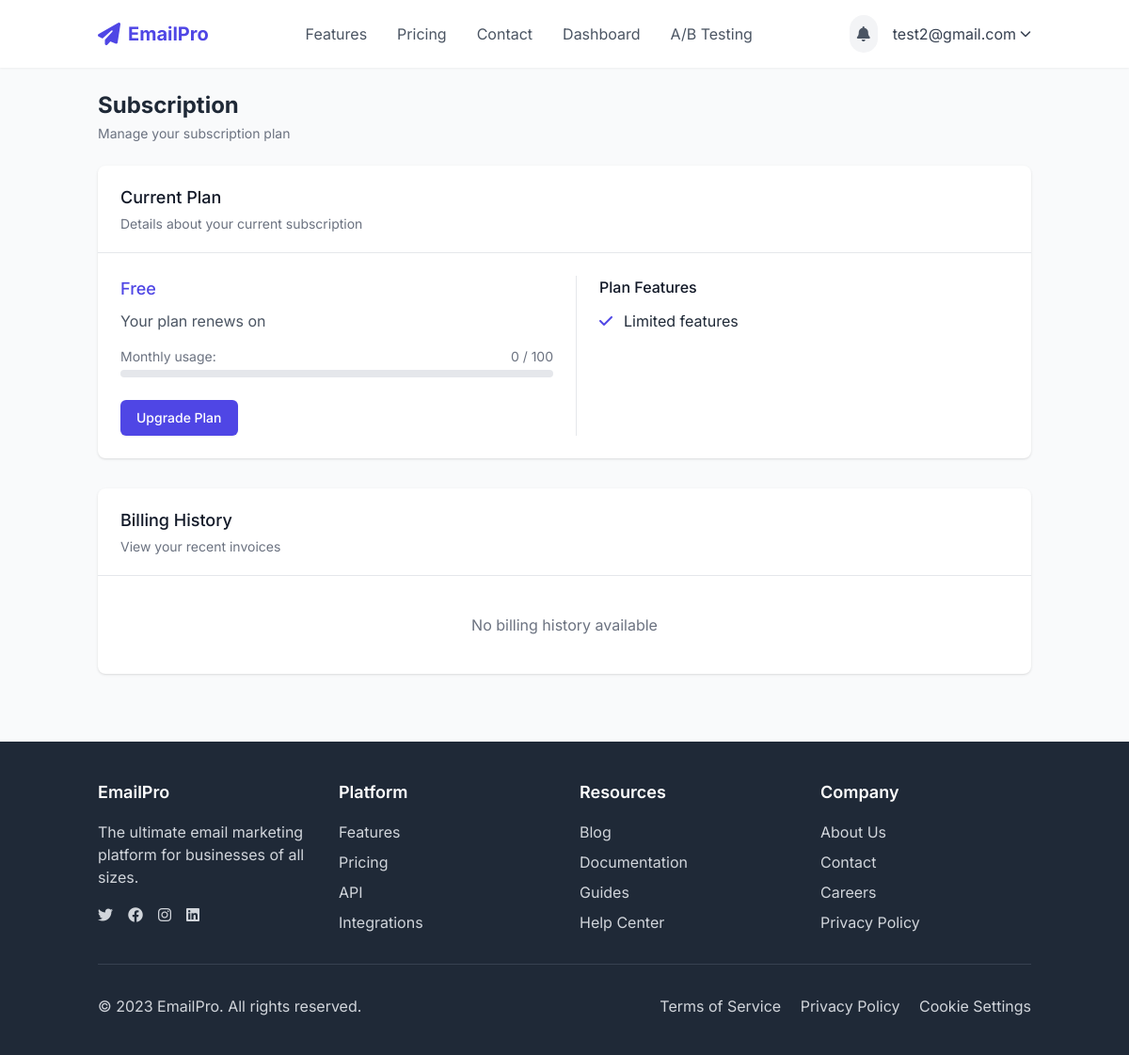
Page /accounts/subscription/ (signed in) on the earlier database version.
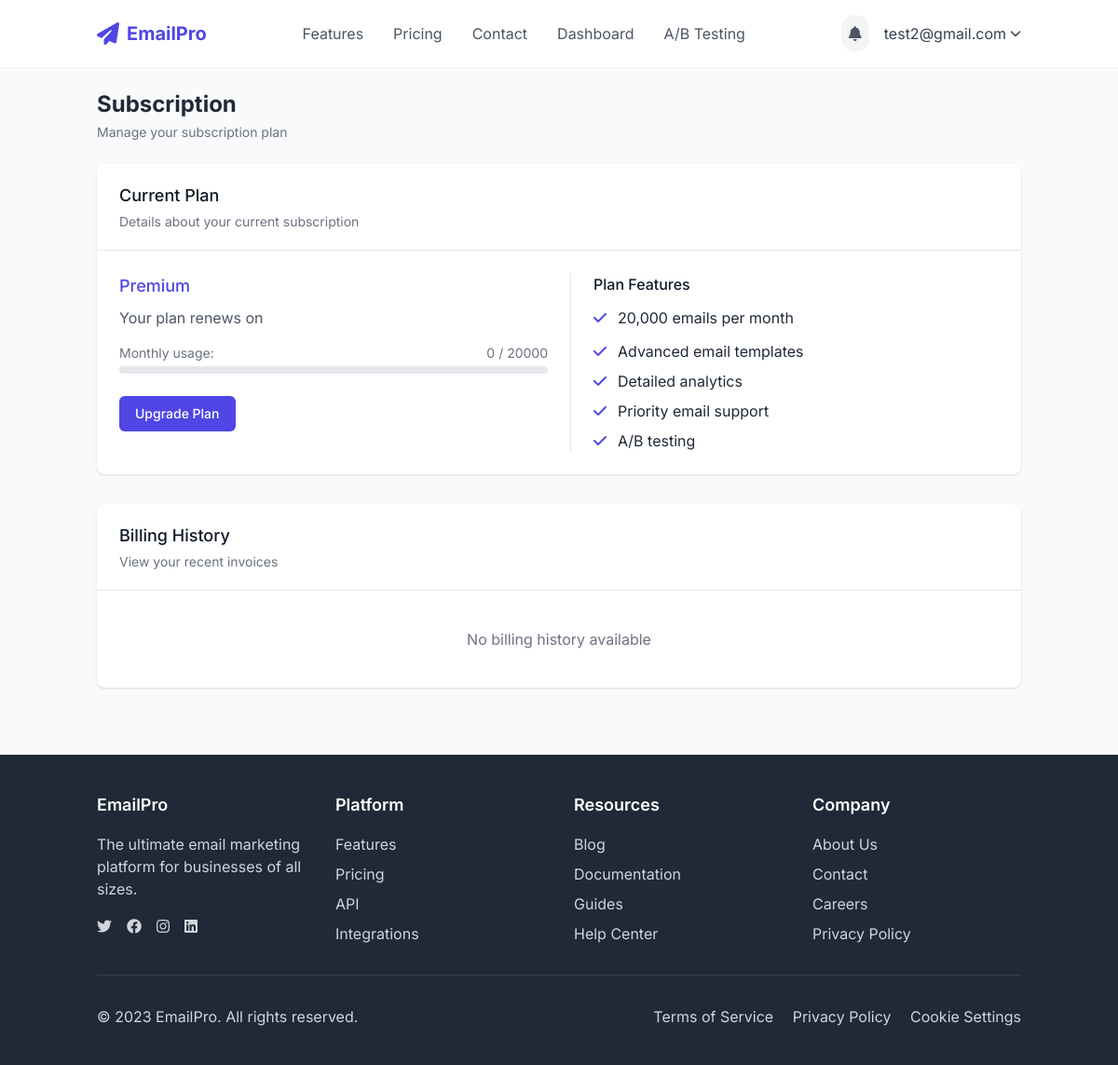
Same page on the later database version.
### users/models.py (models this page shows, shortened)
class CustomUser(AbstractUser):
    email = models.EmailField(_('email address'), unique=True)
    company_name = models.CharField(max_length=255, blank=True)
    profile_image = models.ImageField(upload_to='profile_images/', blank=True, null=True)
    subscription_plan = models.CharField(
        max_length=20,
        choices=[
            ('free', 'Free'),
            ('basic', 'Basic'),
            ('premium', 'Premium'),
            ('enterprise', 'Enterprise'),
        ],
        default='free'
    )
    usage_quota = models.PositiveIntegerField(default=100)  # Number of emails allowed to send
    is_verified = models.BooleanField(default=False)
    USERNAME_FIELD = 'email'
    REQUIRED_FIELDS = ['username']

### users/views.py (the view)
# urls.py: path('subscription/', views.subscription, name='subscription'),
@login_required
def subscription(request):
    return render(request, 'users/subscription.html', {'user': request.user})

### templates/users/subscription.html (shortened to what the changed rows need)
{% extends 'base.html' %}
{% load static %}
{% block content %}
<div class="container max-w-7xl mx-auto">
    <div class="flex justify-between items-center mb-6">
        <div>
            <h1 class="text-2xl font-bold text-gray-800">Subscription</h1>
        </div>
    </div>
    <div class="bg-white shadow overflow-hidden sm:rounded-lg mb-8">
        <div class="px-4 py-5 sm:px-6">
            <h2 class="text-lg font-medium text-gray-900">Current Plan</h2>
        </div>
        <div class="border-t border-gray-200 px-4 py-5 sm:p-6">
            <div class="grid grid-cols-1 md:grid-cols-2 gap-6">
                <div>
                    <h3 class="text-lg font-medium text-indigo-600 mb-2">{{ user.subscription_plan|title }}</h3>
                    <p class="text-gray-600 mb-4">Your plan renews on {{ user.subscription_renewal|date:"F j, Y" }}</p>
                    <div class="mb-6">
                        <div class="flex justify-between text-sm text-gray-500 mb-1">
                            <span>Monthly usage:</span>
                            <span>{{ user.usage_count|default:0 }} / {{ user.usage_quota|default:0 }}</span>
                        </div>
                        <div class="usage-bar">
                        </div>
                    </div>
                    <a href="{% url 'upgrade_subscription' %}" class="inline-flex items-center px-4 py-2 border border-transparent rounded-md shadow-sm text-sm font-medium text-white bg-indigo-600 hover:bg-indigo-700">
                        Upgrade Plan
                    </a>
                </div>
                <div class="border-t md:border-t-0 md:border-l border-gray-200 md:pl-6 pt-6 md:pt-0">
                    <ul class="space-y-2">
                        {% if user.subscription_plan == 'basic' %}
                            <li class="feature-item"><i class="fas fa-check feature-icon"></i> 5,000 emails per month</li>
                            <li class="feature-item"><i class="fas fa-check feature-icon"></i> Basic email templates</li>
                            <li class="feature-item"><i class="fas fa-check feature-icon"></i> Basic analytics</li>
                            <li class="feature-item"><i class="fas fa-check feature-icon"></i> Email support</li>
                        {% elif user.subscription_plan == 'premium' %}
                            <li class="feature-item"><i class="fas fa-check feature-icon"></i> 20,000 emails per month</li>
                            <li class="feature-item"><i class="fas fa-check feature-icon"></i> Advanced email templates</li>
                            <li class="feature-item"><i class="fas fa-check feature-icon"></i> Detailed analytics</li>
                            <li class="feature-item"><i class="fas fa-check feature-icon"></i> Priority email support</li>
                            <li class="feature-item"><i class="fas fa-check feature-icon"></i> A/B testing</li>
                        {% else %}
                            <li class="feature-item"><i class="fas fa-check feature-icon"></i> Limited features</li>
                        {% endif %}
                    </ul>
                </div>
            </div>
        </div>
    </div>
    <div class="bg-white shadow overflow-hidden sm:rounded-lg">
        <div class="px-4 py-5 sm:px-6">
            <h2 class="text-lg font-medium text-gray-900">Billing History</h2>
        </div>
    </div>
</div>
{% endblock %}

### templates/base.html (shortened to what the changed rows need)
{% load static %}
<!DOCTYPE html>
<html lang="en">
<head>
    <script src="https://cdn.tailwindcss.com"></script>
    <link rel="stylesheet" href="https://cdnjs.cloudflare.com/ajax/libs/font-awesome/6.4.0/css/all.min.css">
    <link rel="stylesheet" href="{% static 'css/auth.css' %}">
</head>
<body class="min-h-screen bg-gray-50 text-gray-800">
    <header class="bg-white shadow-sm">
        <div class="container mx-auto px-4 py-4 flex justify-between items-center">
            <div class="flex items-center space-x-4">
                {% if user.is_authenticated %}
                    <div class="relative" x-data="notificationSystem()" x-init="loadNotifications()">
                        <button @click="open = !open" class="p-2 rounded-full bg-gray-100 text-gray-600 hover:bg-gray-200 focus:outline-none relative">
                            <i class="fas fa-bell"></i>
                        </button>
                    </div>
                    <div class="relative group">
                        <button class="flex items-center space-x-1 text-gray-700 hover:text-indigo-600">
                            <span>{{ user.email }}</span>
                            <i class="fas fa-chevron-down text-xs"></i>
                        </button>
                    </div>
                {% else %}
                    <a href="{% url 'login' %}" class="px-4 py-2 text-indigo-600 hover:text-indigo-800 transition-colors">Login</a>
                    <a href="{% url 'register' %}" class="px-4 py-2 bg-indigo-600 text-white rounded-md hover:bg-indigo-700 transition-colors">Sign Up</a>
                {% endif %}
            </div>
        </div>
    </header>
    <main class="container mx-auto px-4 py-6">
        {% block content %}{% endblock %}
    </main>
</body>
</html>

Differences in the rows shown:
changed CustomUser "test2@gmail.com": subscription_plan "Free" → "Premium"; usage_quota "100" → "20000"
Other differences:
text no longer shown: "Limited features"
text now shown: "20,000 emails per month Advanced email templates Detailed analytics Priority email support A/B testing"
